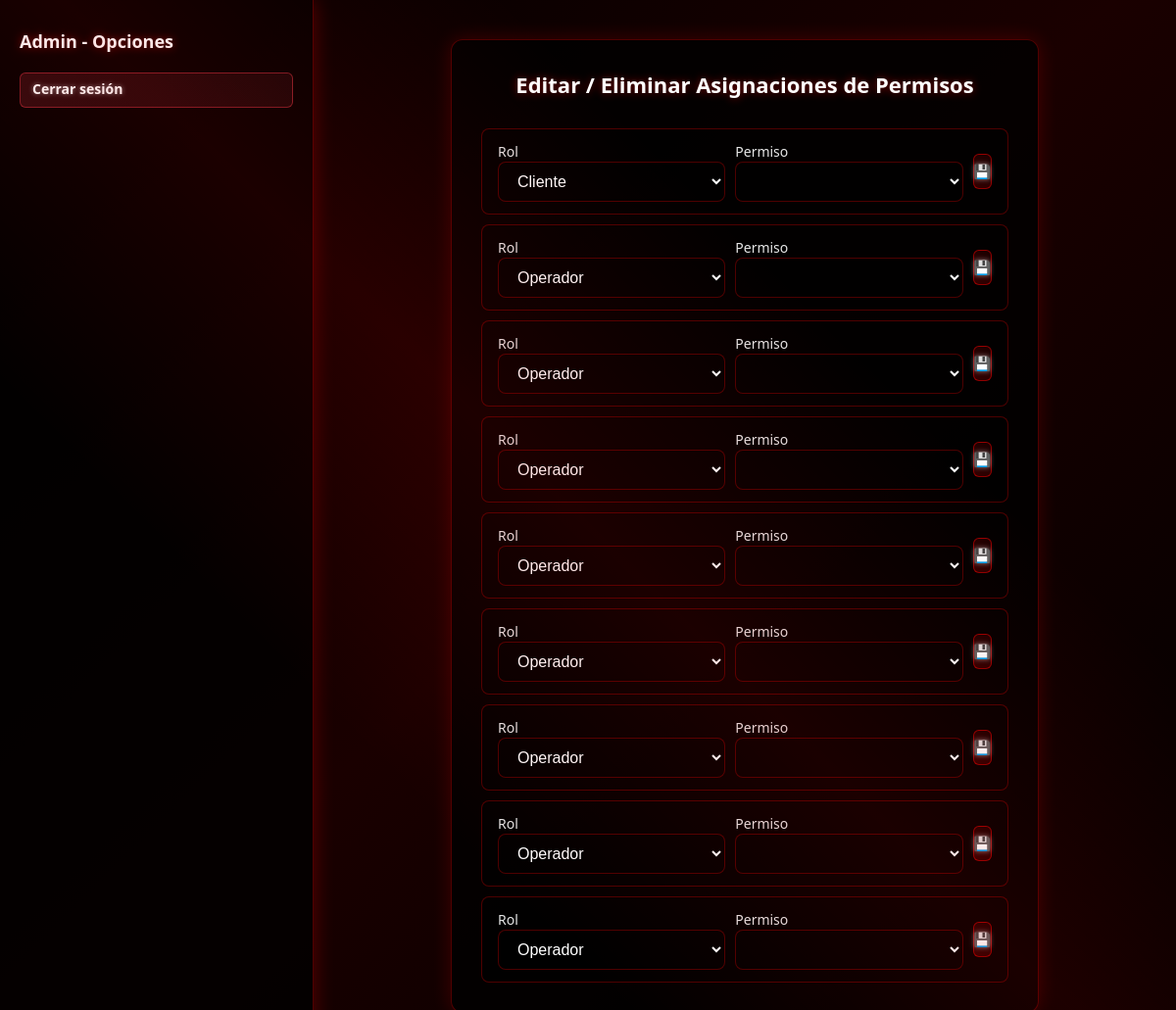
Screenshot of /inicioAdmin/?seccion=asignacion_permisos_editacion (signed in) with the database file from the repository.
### Miapp/models.py (models this page shows, shortened)
class RolPermiso(models.Model):
    rol = models.ForeignKey(Rol, on_delete=models.CASCADE)
    permiso = models.ForeignKey(Permiso, on_delete=models.CASCADE)
    class Meta:
        unique_together = ('rol', 'permiso')

class Rol(models.Model):
    id_rol = models.AutoField(primary_key=True)
    nombre_rol = models.CharField(max_length=50, unique=True)
    descripcion_rol = models.TextField(blank=True)

### MC/views.py (the view, shortened to what this page needs)
# urls.py: path('inicioAdmin/', views.inicioAdmin, name='inicioAdmin'),
@login_required
def inicioAdmin(request):
    instrumentos = InstrumentoNI.objects.filter(estado='ACTIVO')
    roles = Rol.objects.all()
    usuarios = Usuario.objects.select_related('user_auth', 'rol_id').filter(activo='S')
    calificaciones = Calificacion.objects.filter(estado='ACTIVO')
    permisos_objs = Permiso.objects.all()
    factor_vals = Factor_Val.objects.all()
    seccion = request.GET.get('seccion')
    accion = request.GET.get('accion')
    obj_id = request.GET.get('obj_id')
    obj = None
    permisos_nombres = RolPermiso.objects.filter(
        rol=request.user.perfil.rol_id
    ).values_list('permiso__nombre', flat=True)
    permisos = {
        'crear_calificacion':      'crear_calificacion'      in permisos_nombres,
        'editar_calificacion':     'editar_calificacion'     in permisos_nombres,
        'eliminar_calificacion':   'eliminar_calificacion'   in permisos_nombres,
        'crear_usuario':           'crear_usuario'           in permisos_nombres,
        'editar_usuario':          'editar_usuario'          in permisos_nombres,
        'eliminar_usuario':        'eliminar_usuario'        in permisos_nombres,
        'crear_instrumento':       'crear_instrumento'       in permisos_nombres,
        'editar_instrumento':      'editar_instrumento'      in permisos_nombres,
        'eliminar_instrumento':    'eliminar_instrumento'    in permisos_nombres,
        'crear_rol':               'crear_rol'               in permisos_nombres,
        'editar_rol':              'editar_rol'              in permisos_nombres,
        'eliminar_rol':            'eliminar_rol'            in permisos_nombres,
        'crear_permiso':           'crear_permiso'           in permisos_nombres,
        'editar_permiso':          'editar_permiso'          in permisos_nombres,
        'eliminar_permiso':        'eliminar_permiso'        in permisos_nombres,
        'crear_factorval':         'crear_factorval'         in permisos_nombres,
        'editar_factorval':        'editar_factorval'        in permisos_nombres,
        'eliminar_factorval':      'eliminar_factorval'      in permisos_nombres,
        'asignar_permisos':        'asignar_permisos'        in permisos_nombres,
        'editar_asignaciones':     'editar_asignaciones'     in permisos_nombres,
        'eliminar_asignaciones':   'eliminar_asignaciones'   in permisos_nombres,
        'filtrar_calificaciones':  'filtrar_calificaciones'  in permisos_nombres,
        'carga_masiva':            'carga_masiva'            in permisos_nombres,
        'visualizar_usuarios':     'visualizar_usuarios'     in permisos_nombres,
    }
    if seccion == 'asignacion_permisos_editacion':
        asignaciones = RolPermiso.objects.select_related('rol', 'permiso').all()
        return render(request, 'inicioAdmin.html', {
            'instrumentos': instrumentos,
            'roles': roles,
            'usuarios': usuarios,
            'calificaciones': calificaciones,
            'permisos': permisos_objs,
            'factor_vals': factor_vals,
            'seccion': seccion,
            'accion': accion,
            'obj': obj,
            'obj_id': obj_id,
            'asignaciones': asignaciones,
            'permisos': permisos,               # ← pasamos el diccionario
        })

### Miapp/back.py (called while the page is built)
    def get_user(self, user_id):
        try:
            return User.objects.get(pk=user_id)
        except User.DoesNotExist:
            return None

### MC/templates/inicioAdmin.html (shortened to what this page needs)
<!DOCTYPE html>
<html lang="es">
<head>
</head>
<body>
<div class="left-box">
  <h3>Admin - Opciones</h3>
  <div class="btn-group">
    <a href="{% url 'logout' %}" class="btn btn-danger">Cerrar sesión</a>
  </div>
</div>
<div class="right-box">
  {% if seccion == 'calificacion' and accion == 'crear' %}
    <div class="card">
      <h2>Crear Calificación</h2>
      <form method="post" action="{% url 'guardar_calificacion' %}">
        {% csrf_token %}
        <input type="hidden" name="usuario_id_usuario" value="{{ request.user.id }}">
        <label>Monto ($)</label><input type="text" name="monto" class="solo-float" required>
        <label>Factor (%)</label><input type="text" name="factor" class="solo-float" required>
        <label>Período</label><input type="month" name="periodo" max="{{hoy|date:'Y-m'}}" required>
        <label>Instrumento</label>
        <select name="instrumento" required>
          <option value="">-- Seleccione --</option>
          {% for i in instrumentos %}<option value="{{ i.id_instru }}">{{ i.nombre }}</option>{% endfor %}
        </select>
        <label>Estado</label>
        <select name="estado" required>
          <option value="ACTIVO">ACTIVO</option>
          <option value="INACTIVO">INACTIVO</option>
        </select>
        <label>Usuario</label>
        <select name="usuario_id_usuario" required>
          <option value="">-- Seleccione</option>
          {% for u in usuarios %}<option value="{{ u.id_usuario }}">{{ u.nombre }}</option>{% endfor %}
        </select>
        <label>Factor Val</label>
        <select name="factor_val_id_factor" required>
          <option value="">-- Seleccione</option>
          {% for fv in factor_vals %}<option value="{{ fv.id_factor }}">{{ fv.id_factor }}</option>{% endfor %}
        </select>
        <button type="submit" class="btn-success mt-3">Crear Calificación</button>
      </form>
    </div>
  {% elif seccion == 'asignacion_permisos_editacion' %}
    <div class="card">
      <h2>Editar / Eliminar Asignaciones de Permisos</h2>
      <div class="sql-table">
        {% for a in asignaciones %}
          <div class="sql-row">
            <form method="post" action="{% url 'gestionar_asignacion_permisos_editacion' %}" style="width:100%;display:flex;justify-content:space-between;align-items:center;gap:10px;">
              <div class="sql-cell" style="flex:1;">
                <label>Rol</label><br>
                <select name="nuevo_rol" style="width:100%;">
                  {% for r in roles %}
                    <option value="{{ r.id_rol }}" {% if r.id_rol == a.rol.id_rol %}selected{% endif %}>{{ r.nombre_rol }}</option>
                  {% endfor %}
                </select>
              </div>
              <div class="sql-cell" style="flex:1;">
                <label>Permiso</label><br>
                <select name="nuevo_permiso" style="width:100%;">
                  {% for p in permisos %}
                    <option value="{{ p.id_permiso }}" {% if p.id_permiso == a.permiso.id_permiso %}selected{% endif %}>{{ p.nombre }}</option>
                  {% endfor %}
                </select>
              </div>
              <div class="sql-action" style="display:flex;gap:6px;">
                <button type="submit" class="btn" title="Guardar cambios">💾</button>
              </div>
            </form>
          </div>
        {% empty %}
          <p style="color:#ccc;">No hay asignaciones creadas aún.</p>
        {% endfor %}
      </div>
    </div>
  {% endif %}
</div>
</body>
</html>

### MC/templates/inicioAdmin.html (style rules this page uses)
* { margin:0;padding:0;box-sizing:border-box; }
html,body { height:100%; }
body { display:flex; background:linear-gradient(135deg, #000000 0%, #1a0000 50%, #000000 100%); font-family:'Segoe UI',Tahoma,Geneva,Verdana,sans-serif; color:#ffffff; position:relative; overflow:hidden; }
body::before { content: ''; position: absolute; top: 0; left: 0; right: 0; bottom: 0; background: linear-gradient(45deg, transparent 30%, rgba(255,0,0,0.1) 50%, transparent 70%); animation: shine 3s infinite; pointer-events: none; }
.left-box { width:320px; height:100vh; background:rgba(0,0,0,0.8); padding:30px 20px; display:flex; flex-direction:column; gap:10px; border-right:1px solid rgba(255,0,0,0.3); box-shadow: 0 0 20px rgba(255,0,0,0.3); }
.left-box h3 { font-size:18px; margin-bottom:10px; text-shadow: 0 0 10px rgba(255,0,0,0.5); }
.btn-group { display:flex;gap:6px; }
.btn { flex:1; height:36px; border:1px solid rgba(255,0,0,0.5); border-radius:6px; font-size:14px; font-weight:bold; cursor:pointer; background:linear-gradient(45deg, rgba(255,0,0,0.2), rgba(255,0,0,0.1)); color:#ffffff; transition:all 0.3s ease; text-shadow: 0 0 5px rgba(255,255,255,0.5); }
.btn-danger { background:linear-gradient(45deg, rgba(220,53,69,0.2), rgba(220,53,69,0.1)); color:#ffffff; padding:6px 12px; border:1px solid rgba(220,53,69,0.5); border-radius:6px; text-decoration:none; font-weight:bold; font-size:14px; transition:all 0.3s ease; text-shadow: 0 0 5px rgba(255,255,255,0.5); }
.right-box { flex:1; display:flex; align-items:flex-start; justify-content:center; padding:40px 20px; overflow-y:auto; }
.card { width:90%; max-width:600px; background:rgba(0,0,0,0.8); border:1px solid rgba(255,0,0,0.3); border-radius:12px; padding:30px; display:flex; flex-direction:column; gap:20px; box-shadow: 0 0 20px rgba(255,0,0,0.2); }
.card h2 { font-size:22px; text-align:center; margin-bottom:10px; text-shadow: 0 0 10px rgba(255,0,0,0.5); }
label { font-size:14px; margin-bottom:4px; color:rgba(255,255,255,0.9); }
input,select,textarea { width:100%; border:1px solid rgba(255,0,0,0.3); border-radius:8px; padding:10px 15px; font-size:16px; background:rgba(0,0,0,0.5); color:#ffffff; outline:none; transition:all 0.3s ease; }
.sql-table { display:flex;flex-direction:column;gap:10px; }
.sql-row { display:flex; justify-content:space-between; align-items:center; background:rgba(0,0,0,0.5); border:1px solid rgba(255,0,0,0.3); border-radius:8px; padding:12px 16px; transition:all 0.3s ease; }
.sql-cell { flex:1;font-size:14px;line-height:1.5; }
.sql-action { display:flex;gap:10px; }

### rows the page displays
RolPermiso: nuevo_rol "Cliente"
RolPermiso: nuevo_rol "Operador"
RolPermiso: nuevo_rol "Operador"
RolPermiso: nuevo_rol "Operador"
RolPermiso: nuevo_rol "Operador"
RolPermiso: nuevo_rol "Operador"
RolPermiso: nuevo_rol "Operador"
RolPermiso: nuevo_rol "Operador"
RolPermiso: nuevo_rol "Operador"
